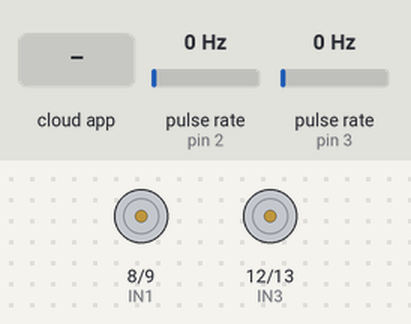
The sketch below on a simulated Arduino Uno, built with avr-gcc and run on an emulated ATmega328P. Parts: motor-driver pin pairs drawn as motors (green arrow = first pin HIGH = forward, orange = second pin HIGH = backward, longer = more drive, scaled by the enable pin). Wiring (inferred from the names in the program): 2 × pulse sensor: data pin 2 / data pin 3. The inputs (shaded band) are chosen by the test bench; at power-on: pulse rate (sensors on pin 2, pin 3) 0 Hz. The ROS host is connected and sends only what is stated.

Above: at 1.2 s.
1.3 s: the phone or cloud app sets cmd_right_wheel to 45
At 2.5 s:
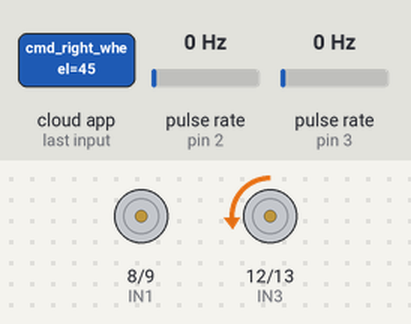
2.8 s: the phone or cloud app sets cmd_left_wheel to 45
At 3.6 s:
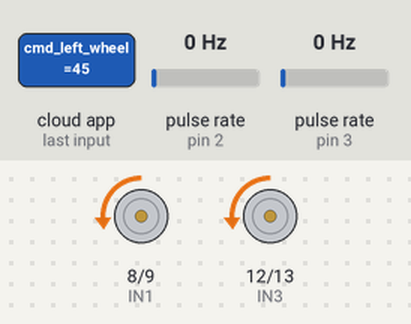
4.3 s: the phone or cloud app sets linear.x to -100
At 4.7 s:
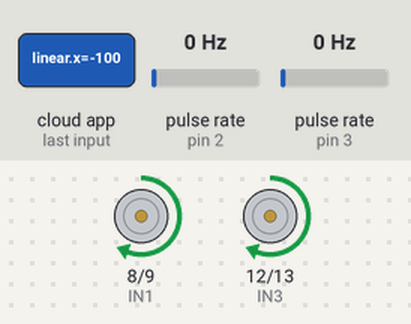
5.8 s: the phone or cloud app sets angular.z to -100
At 7.0 s:
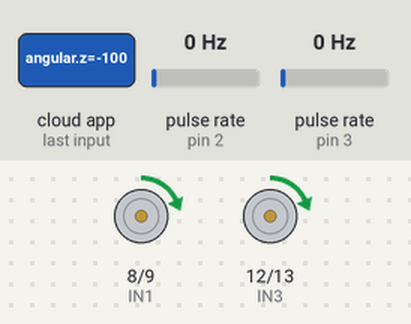
7.3 s: the phone or cloud app sets cmd_right_wheel to 0
At 8.2 s:
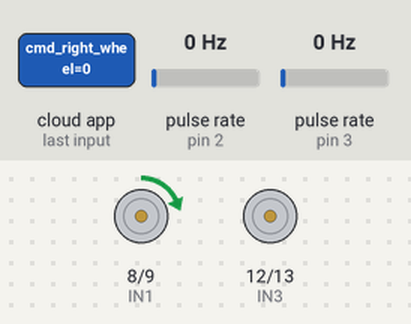
8.8 s: the phone or cloud app sets cmd_left_wheel to 90
At 9.4 s:
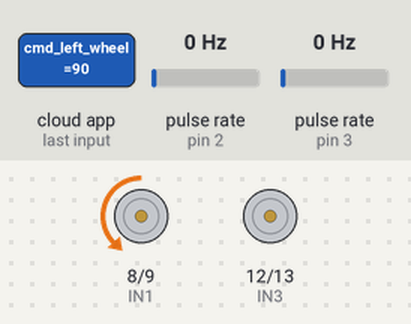
Timing chart, 0 to 11.3 s (numbered marks = the images above; inputs shaded):
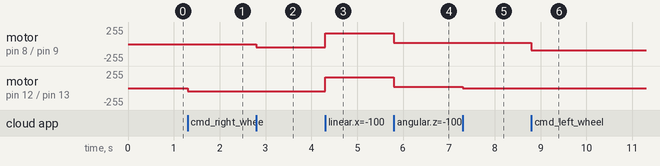

The sketch:

c8_robot_with_motors_and_encoders_w_twist.ino
```cpp
#include <ros.h>
#include <std_msgs/Int16.h>
#include <std_msgs/Float32.h>
#include <geometry_msgs/Twist.h>
#include <TimerOne.h>

#define LOOP_TIME        200000

#define ENA 6
#define ENB 11
#define IN1 8
#define IN2 9
#define IN3 12
#define IN4 13
#define left_encoder_pin 2
#define right_encoder_pin 3

unsigned int counter_left=0;
unsigned int counter_right = 0;
float radius = 0.025; //wheel radius
float pi = 3.1415;
float L = 0.1; //distance between wheels
ros::NodeHandle  nh;
std_msgs::Float32 left_wheel_vel;
ros::Publisher left_wheel_vel_pub("/left_wheel_velocity", &left_wheel_vel);

std_msgs::Float32 right_wheel_vel;
ros::Publisher right_wheel_vel_pub("/right_wheel_velocity", &right_wheel_vel);

geometry_msgs::Twist sensor_vel;
ros::Publisher sensor_vel_pub("/sensor_velocity", &sensor_vel);

void docount_left()  // counts from the speed sensor
{
  counter_left++;  // increase +1 the counter value
}

void docount_right()  // counts from the speed sensor
{
  counter_right++;  // increase +1 the counter value
}

 void timerIsr()
{
  Timer1.detachInterrupt();  //stop the timer
  //Left Motor Speed
  left_wheel_vel.data = float(counter_left)*2*5/8;
  left_wheel_vel_pub.publish(&left_wheel_vel);
  right_wheel_vel.data = float(counter_right)*2*pi*5/8;
  right_wheel_vel_pub.publish(&right_wheel_vel);
  sensor_vel.linear.x = radius*(left_wheel_vel.data + right_wheel_vel.data)/2;
  sensor_vel.linear.y = 0;
  sensor_vel.linear.z = 0;
  sensor_vel.angular.x = 0;
  sensor_vel.angular.y = 0;
  sensor_vel.angular.z = radius*(left_wheel_vel.data + right_wheel_vel.data)/L;
  sensor_vel_pub.publish(&sensor_vel);
  counter_right=0;
  counter_left=0;
  Timer1.attachInterrupt( timerIsr );  //enable the timer
}

void cmdLeftWheelCB( const std_msgs::Int16& msg)
{
  if(msg.data >= 0)
  {
    analogWrite(ENA,msg.data);
    digitalWrite(IN1, LOW);
    digitalWrite(IN2, HIGH);
  }
  else
  {
    analogWrite(ENA,-msg.data);
    digitalWrite(IN1, HIGH);
    digitalWrite(IN2, LOW);
  }
}

void cmdRightWheelCB( const std_msgs::Int16& msg)
{

  if(msg.data >= 0)
  {
    analogWrite(ENB,msg.data);
    digitalWrite(IN3, LOW);
    digitalWrite(IN4, HIGH);
  }
  else
  {
    analogWrite(ENB,-msg.data);
    digitalWrite(IN3, HIGH);
    digitalWrite(IN4, LOW);
  }
}


ros::Subscriber<std_msgs::Int16> subCmdLeft("cmd_left_wheel", cmdLeftWheelCB );
ros::Subscriber<std_msgs::Int16> subCmdRight("cmd_right_wheel",cmdRightWheelCB );


void cmdVelCB( const geometry_msgs::Twist& twist)
{
  int gain = 4000;
  float left_wheel_data = gain*(twist.linear.x - twist.angular.z*L);
  float right_wheel_data = gain*(twist.linear.x + twist.angular.z*L);
  if(left_wheel_data >= 0)
  {
    analogWrite(ENA,abs(left_wheel_data));
    digitalWrite(IN1, LOW);
    digitalWrite(IN2, HIGH);
  }
  else
  {
    analogWrite(ENA,abs(left_wheel_data));
    digitalWrite(IN1, HIGH);
    digitalWrite(IN2, LOW);
  }
  if(right_wheel_data >= 0)
  {
    analogWrite(ENB,abs(left_wheel_data));
    digitalWrite(IN3, LOW);
    digitalWrite(IN4, HIGH);
  }
  else
  {
    analogWrite(ENB,abs(left_wheel_data));
    digitalWrite(IN3, HIGH);
    digitalWrite(IN4, LOW);
  }
}
ros::Subscriber<geometry_msgs::Twist> subCmdVel("cmd_vel", cmdVelCB);


void setup() {
  // put your setup code here, to run once:
  pinMode(ENA, OUTPUT);
  pinMode(ENB, OUTPUT);
  pinMode(IN1, OUTPUT);
  pinMode(IN2, OUTPUT);
  pinMode(IN3, OUTPUT);
  pinMode(IN4, OUTPUT);
  analogWrite(ENA,0);
  analogWrite(ENB, 0);
  digitalWrite(IN1, LOW);
  digitalWrite(IN2, HIGH);
  digitalWrite(IN3, LOW);
  digitalWrite(IN4, HIGH);

  //Setup for encoders
  pinMode(right_encoder_pin, INPUT_PULLUP);
  pinMode(left_encoder_pin, INPUT_PULLUP);
  Timer1.initialize(LOOP_TIME);
  attachInterrupt(digitalPinToInterrupt(left_encoder_pin), docount_left, CHANGE);  // increase counter when speed sensor pin goes High
  attachInterrupt(digitalPinToInterrupt(right_encoder_pin), docount_right, CHANGE);  // increase counter when speed sensor pin goes High

  nh.initNode();
  nh.subscribe(subCmdRight);
  nh.subscribe(subCmdLeft);
  nh.subscribe(subCmdVel);
  nh.advertise(left_wheel_vel_pub);
  nh.advertise(right_wheel_vel_pub);
  nh.advertise(sensor_vel_pub);

  Timer1.attachInterrupt( timerIsr ); // enable the timer
}

void loop()
{
    nh.spinOnce();
}
```

Measured:
- after the input at 1.3 s, motor on pin 12 (IN3) / pin 13 (IN4): stopped → backward 45/255 at once
- after the input at 2.8 s, motor on pin 8 (IN1) / pin 9 (IN2): stopped → backward 45/255 at once
- after the input at 4.3 s, motor on pin 8 (IN1) / pin 9 (IN2), motor on pin 12 (IN3) / pin 13 (IN4): backward 45/255 → forward 160/255 at once
- after the input at 5.8 s, motor on pin 8 (IN1) / pin 9 (IN2), motor on pin 12 (IN3) / pin 13 (IN4): forward 160/255 → forward 16/255 at once
- after the input at 7.3 s, motor on pin 12 (IN3) / pin 13 (IN4): forward 16/255 → stopped at once
- after the input at 8.8 s, motor on pin 8 (IN1) / pin 9 (IN2): forward 16/255 → backward 90/255 at once
